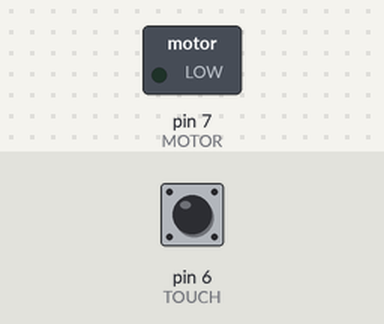
Recording of a sketch running on a simulated Arduino Uno, built with avr-gcc and run on an emulated ATmega328P. On the bench: switched loads named in the sketch (green lamp = pin HIGH). Dashed ring = blinking. The inputs (shaded band) are chosen by the test bench; at power-on: pin 6 (TOUCH) LOW.

Above: at 1.2 s.
1.3 s: pin 6 (TOUCH) pulled HIGH for 3.2 s
At 2.0 s:
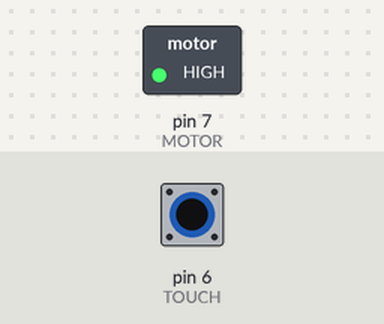
Timing chart, 0 to 6.1 s (numbered marks = the images above; inputs shaded):
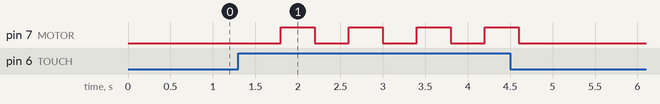

The sketch:

DC_MOTOR_1.ino
```cpp
#define MOTOR 7
#define TOUCH 6

int count = 0;

void setup() {
  // put your setup code here, to run once:
  pinMode(MOTOR, OUTPUT);
  pinMode(TOUCH, INPUT);
}

void loop() {
  // put your main code here, to run repeatedly:
  int touchValue = digitalRead(TOUCH);
  delay(200);

  if(touchValue == HIGH){
    count++;
    switch(count){
      case 1:
        analogWrite(MOTOR, 85);   // 1/3
        break;
      case 2:
        analogWrite(MOTOR, 170);   // 2/3
        break;
      case 3:
        analogWrite(MOTOR, 255);   // 1
        break;
      case 4:
        analogWrite(MOTOR, 0);
        count = 0;
        break;
    }
  }
}
```

Measured:
- after the input at 1.3 s, pin 7 (MOTOR): alternates HIGH for 0.40 s and LOW for 0.40 s, 8 changes in all, then stays LOW, starting after 0.50 s
